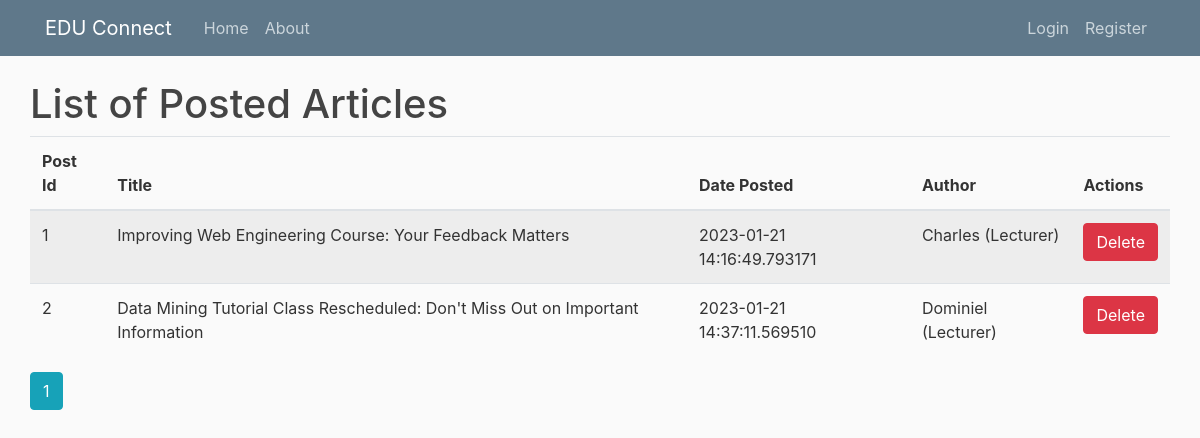
The page /posts on the database its author committed.
### EDUConnect/models.py (models this page shows, shortened)
class Post(db.Model):
    id = db.Column(db.Integer, primary_key=True)
    title = db.Column(db.String(100), nullable=False)
    date_posted = db.Column(db.DateTime, nullable=False, default=datetime.utcnow)
    content = db.Column(db.Text, nullable=False)
    user_id = db.Column(db.Integer, db.ForeignKey('user.id'), nullable=False)
    anonymous_comments = db.Column(db.Boolean, default=False)
    comments = db.relationship('Comment', backref='post', passive_deletes=True)
    is_private = db.Column(db.Boolean, default=False)
    access_key = db.Column(db.String(60), nullable=True)

class User(db.Model, UserMixin):
    id = db.Column(db.Integer, primary_key=True)
    username = db.Column(db.String(20), unique=True, nullable=False)
    email = db.Column(db.String(120), unique=True, nullable=False)
    image_file = db.Column(db.String(20), nullable=False, default='default.jpg')
    password = db.Column(db.String(60), nullable=False)
    posts = db.relationship('Post', backref='author', lazy=True)
    comments = db.relationship('Comment', backref='user', passive_deletes=True)
    role = db.Column(db.String(20), nullable=False, default='user')

### EDUConnect/admin/routes.py (the view)
@admin.route('/posts')
def posts():
    page = request.args.get('page', 1, type=int)
    posts = Post.query.paginate(page=page, per_page=5)
    return render_template('admin_posts.html', posts=posts)

### EDUConnect/templates/admin_posts.html (shortened to what this page needs)
{% extends "layout2.html" %}
{% block content %}
<head>
  </head>
  <body>
    <h1>List of Posted Articles</h1>
    <table class="table table-striped">
        <thead>
          <tr>
            <th>Post Id</th>
            <th>Title</th>
            <th>Date Posted</th>
            <th>Author</th>
            <th>Actions</th>
          </tr>
        </thead>
        <tbody>
            {% for post in posts.items %}
            <tr>
             <td>{{ post.id }} </td>
             <td>{{ post.title }}</td>
             <td>{{ post.date_posted }}</td>
             <td>{{ post.author.username }}</td>
             <td>
               <a href="{{ url_for('admin.delete_post', post_id=post.id) }}" class="btn btn-danger"
                   onclick="return confirm('Are you sure you want to delete this post?')">Delete</a>
             </td>
            </tr>
         {% endfor %}
        </tbody>
    </table>
  </body>
  <div class="pagination">
    {% for page_num in posts.iter_pages(left_edge=1, right_edge=1,
        left_current=1, right_current=1) %}
        {% if page_num %}
            {% if posts.page == page_num %}
                <a
                class="btn btn-info mb-4"
                href="{{ url_for('admin.posts', page=page_num) }}"
                >{{ page_num }}</a
                >
            {% else %}
                <a
                class="btn btn-outline-info mb-4"
                href="{{ url_for('admin.posts', page=page_num) }}"
                >{{ page_num }}</a
                >
            {% endif %}
        {% else %}
            ...
        {% endif %}
    {% endfor %}
  </div>
{% endblock %}

### EDUConnect/static/main.css (style rules this page uses)
body { background: #fafafa; color: #333333; margin-top: 5rem; }
h1, h2, h3, h4, h5, h6 { color: #444444; }

### rows shown on the page
Post: id "1", title "Improving Web Engineering Course: Your Feedback Matters", date_posted "2023-01-21 14:16:49.793171", author.username "Charles (Lecturer)"
Post: id "2", title "Data Mining Tutorial Class Rescheduled: Don't Miss Out on Important Information", date_posted "2023-01-21 14:37:11.569510", author.username "Dominiel (Lecturer)"

### other values the page prints
{{ page_num }} "1"
